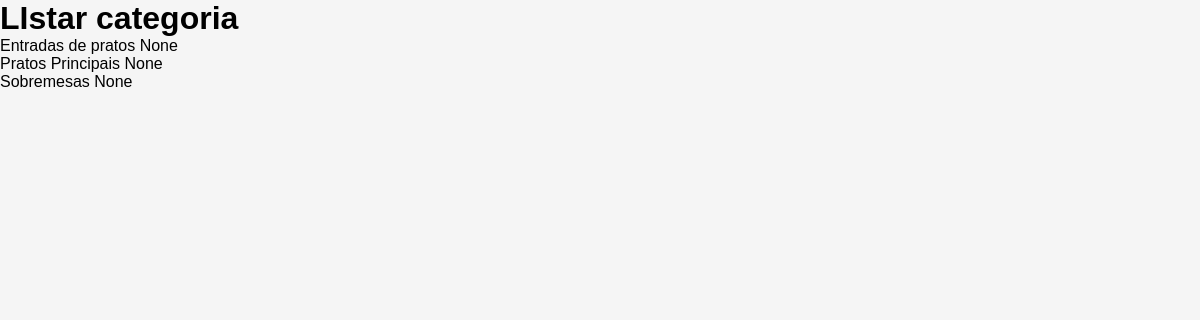
The app's page /admin/listar_categorias, older data.
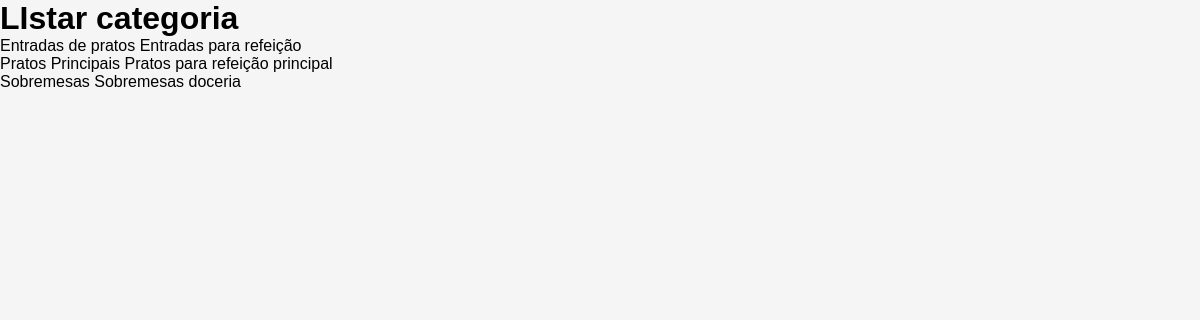
The same page, newer data.
### tables this page shows
CREATE TABLE [categorias] (
[id] INTEGER  PRIMARY KEY NULL,
[nome] TEXT  NOT NULL,
[descricao] VARCHAR(255)  NULL,
[imagem] BLOB  NULL
);

### app.py (the view)
@app.route("/admin/listar_categorias")
def listar_categorias():
    conn = get_db_connection()
    categorias = conn.execute('SELECT * FROM categorias').fetchall()
    conn.close()
    return render_template('admin/listar_categorias.html', categorias=categorias)

### app.py (called while the page is built)
def get_db_connection():
    conn = sqlite3.connect('database\sqlite.db')
    conn.row_factory = sqlite3.Row
    return conn

### templates/admin/listar_categorias.html (shortened to what this page needs)
<!DOCTYPE html>
<html lang="pt-br">
<head>
    <link rel="stylesheet" href="{{ url_for('static', filename='styles.css') }}">
</head>
<body>
    <div class="dashboard">
        <h1>LIstar categoria</h1>
        {% for categorias in categorias %}
        <ul>
        <li>
        {{categorias['nome']}}
        {{categorias['descricao']}}
        </li>
        </ul>
        {% endfor %}
    </div>
</body>
</html>

### static/styles.css (style rules this page uses)
* { margin: 0; padding: 0; box-sizing: border-box; }
body { font-family: Arial, sans-serif; background-color: #f5f5f5; }

Row changes from the older to the newer data that the page shows:
changed categorias "Entradas de pratos": descricao "None" → "Entradas para refeição"
changed categorias "Pratos Principais": descricao "None" → "Pratos para refeição principal"
changed categorias "Sobremesas": descricao "None" → "Sobremesas doceria"
